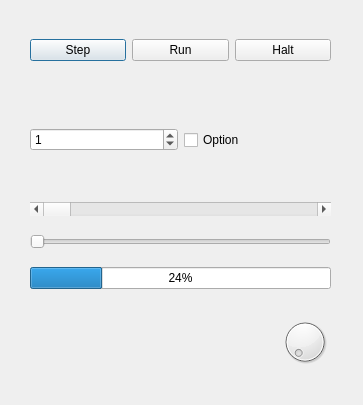
<?xml version="1.0" encoding="UTF-8"?>
<ui version="4.0">
 <class>LoopDialog</class>
 <widget class="QDialog" name="LoopDialog">
  <property name="geometry">
   <rect>
    <x>0</x>
    <y>0</y>
    <width>363</width>
    <height>405</height>
   </rect>
  </property>
  <property name="windowTitle">
   <string>Control for Test Loop</string>
  </property>
  <widget class="QWidget" name="horizontalLayoutWidget">
   <property name="geometry">
    <rect>
     <x>30</x>
     <y>10</y>
     <width>301</width>
     <height>80</height>
    </rect>
   </property>
   <layout class="QHBoxLayout" name="horizontalLayout">
    <item>
     <widget class="QPushButton" name="STEP">
      <property name="text">
       <string>Step</string>
      </property>
     </widget>
    </item>
    <item>
     <widget class="QPushButton" name="RUN">
      <property name="text">
       <string>Run</string>
      </property>
     </widget>
    </item>
    <item>
     <widget class="QPushButton" name="HALT">
      <property name="text">
       <string>Halt</string>
      </property>
      <property name="autoDefault">
       <bool>true</bool>
      </property>
     </widget>
    </item>
   </layout>
  </widget>
  <widget class="QWidget" name="horizontalLayoutWidget_2">
   <property name="geometry">
    <rect>
     <x>30</x>
     <y>100</y>
     <width>301</width>
     <height>80</height>
    </rect>
   </property>
   <layout class="QHBoxLayout" name="horizontalLayout_2">
    <item>
     <widget class="QSpinBox" name="LEVELS">
      <property name="value">
       <number>1</number>
      </property>
     </widget>
    </item>
    <item>
     <widget class="QCheckBox" name="OPTION">
      <property name="text">
       <string>Option</string>
      </property>
     </widget>
    </item>
   </layout>
  </widget>
  <widget class="QWidget" name="verticalLayoutWidget">
   <property name="geometry">
    <rect>
     <x>30</x>
     <y>190</y>
     <width>301</width>
     <height>111</height>
    </rect>
   </property>
   <layout class="QVBoxLayout" name="verticalLayout">
    <item>
     <widget class="QScrollBar" name="horizontalScrollBar">
      <property name="orientation">
       <enum>Qt::Horizontal</enum>
      </property>
     </widget>
    </item>
    <item>
     <widget class="QSlider" name="horizontalSlider">
      <property name="orientation">
       <enum>Qt::Horizontal</enum>
      </property>
     </widget>
    </item>
    <item>
     <widget class="QProgressBar" name="progressBar">
      <property name="maximum">
       <number>99</number>
      </property>
      <property name="value">
       <number>24</number>
      </property>
     </widget>
    </item>
   </layout>
  </widget>
  <widget class="QDial" name="dial">
   <property name="geometry">
    <rect>
     <x>280</x>
     <y>310</y>
     <width>50</width>
     <height>64</height>
    </rect>
   </property>
  </widget>
 </widget>
 <resources/>
 <connections/>
</ui>
